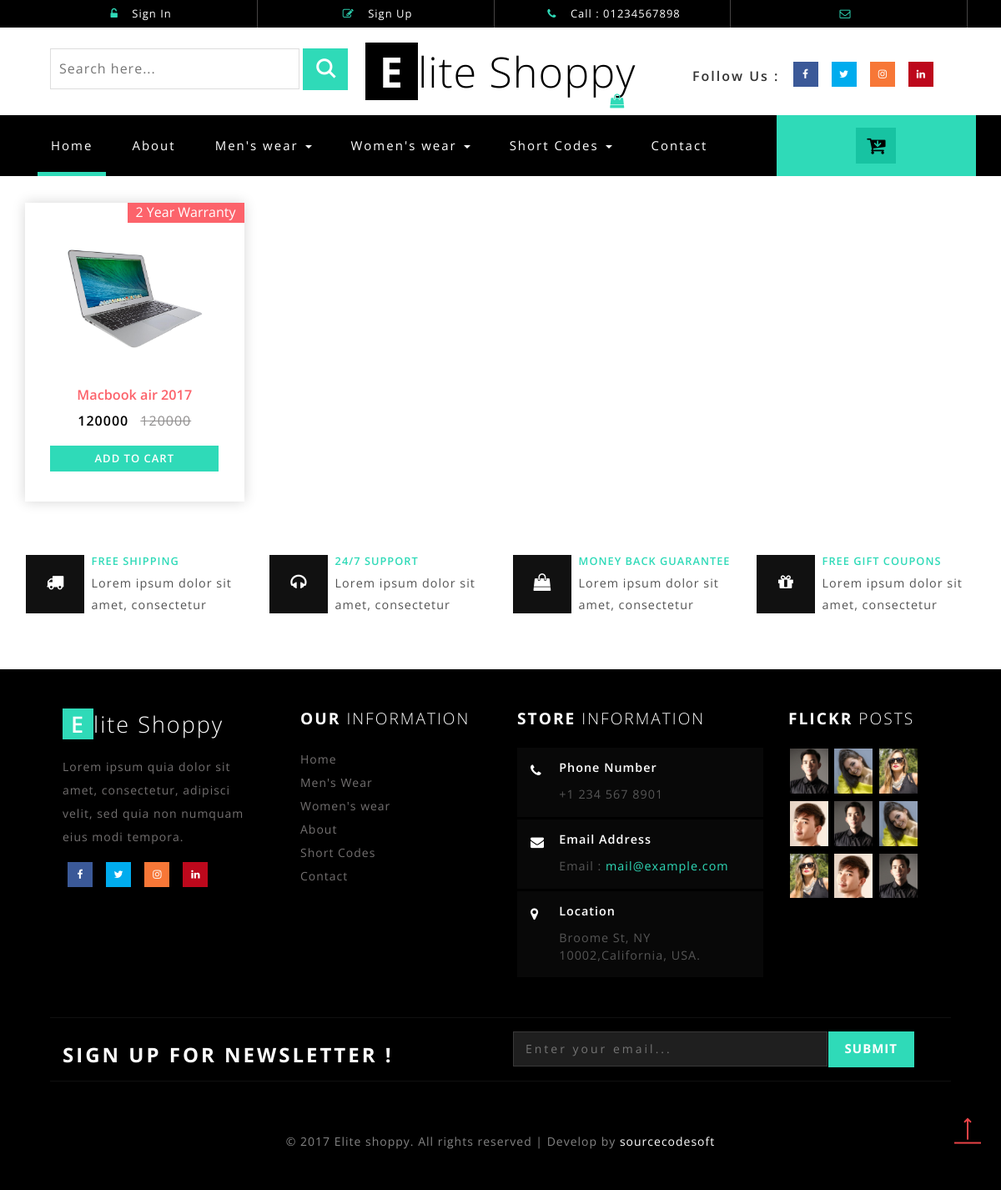
Page /category/Computing on the committed database.
### inventory/models.py (models this page shows, shortened)
class Item(models.Model):
    name = models.CharField(max_length = 100, unique =  True)
    description = models.TextField()
    price = models.IntegerField()
    regular_price = models.IntegerField()
    discount_price = models.IntegerField()
    image = models.ImageField(upload_to = 'item')
    category = models.ForeignKey(Category, on_delete = models.CASCADE)
    item_unite = models.ForeignKey(ItemUnite, on_delete = models.CASCADE)
    warranty = models.ForeignKey(Warranty, on_delete = models.CASCADE)
    user = models.ForeignKey(Author, on_delete = models.CASCADE)
    create_at = models.DateTimeField(auto_now = True, auto_now_add = False)
    update_at = models.TimeField(auto_now = True, auto_now_add = False)

class Warranty(models.Model):
    name = models.CharField(max_length = 80, unique =  True, null = True, blank = True)
    create_at = models.DateTimeField(auto_now = True, auto_now_add = False)
    user = models.ForeignKey(Author, on_delete = models.CASCADE)
    def __str__(self):
        return self.name

### inventory/views.py (the view)
# urls.py: path('category/<name>', category_views, name = 'category_views'),
def category_views(request, name):
    cat_filter = Item.objects.filter(category__name = name)
    context = {
        'cat_filter' : cat_filter,
    }
    return render(request, 'design/category.html',context)

### templates/design/category.html (shortened to what this page needs)
{% extends 'app/base.html' %}
{% load static %}
{% block body %}
		<div class="container">
      <div class="row">
        {% for cat in cat_filter %}
        <div class="col-md-3 product-men">
          <div class="men-pro-item simpleCart_shelfItem">
            <div class="men-thumb-item">
              <img src="/media/{{cat.image}}" alt="" class="pro-image-front">
                <span class="product-new-top">{{cat.warranty}}</span>
            </div>
            <div class="item-info-product ">
              <h4><a href="single.html">{{cat.name}}</a></h4>
              <div class="info-product-price">
                <span class="item_price">{{cat.price}}</span>
                <del>{{cat.regular_price}}</del>
              </div>
              <div class="snipcart-details top_brand_home_details item_add single-item hvr-outline-out button2">
                <form action="#" method="post">
                  <fieldset>
                    <input type="submit" name="submit" value="Add to cart" class="button" />
                  </fieldset>
                </form>
              </div>
            </div>
          </div>
        </div>
      {% endfor %}
      </div>
		</div>
{% endblock %}

### static/css/easy-responsive-tabs.css (style rules this page uses)
body { margin: 0px; padding: 0px; }

### rows in the picture
Item: image (picture), warranty "2 Year Warranty", name "Macbook air 2017", price "120000", regular_price "120000"
